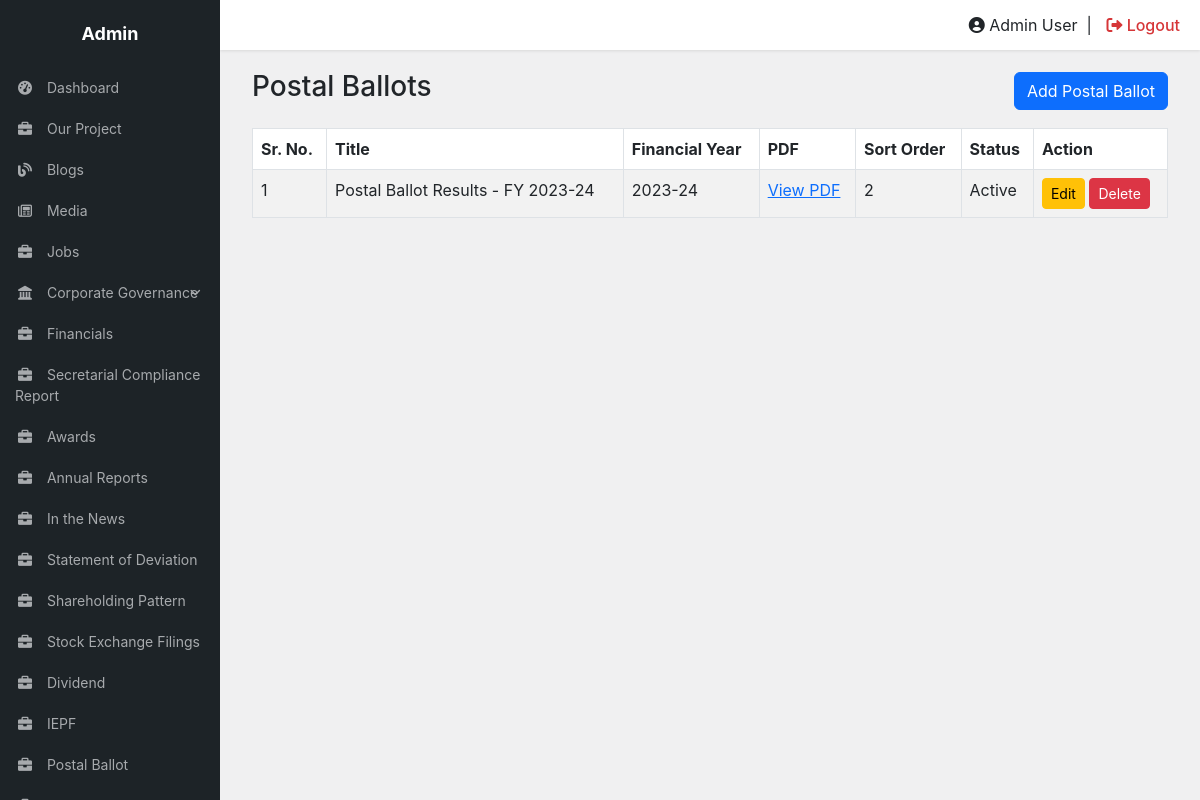
The app's page /crm/postal-ballot/ (signed in) with its own data.
### tables this page shows
CREATE TABLE `postal_ballots` (
  `id` int(11) NOT NULL,
  `title` varchar(255) NOT NULL,
  `pdf_file` varchar(500) DEFAULT NULL,
  `financial_year` varchar(20) NOT NULL,
  `sort_order` int(11) DEFAULT '0',
  `status` tinyint(1) DEFAULT '1',
  `created_at` timestamp NOT NULL DEFAULT CURRENT_TIMESTAMP,
  `updated_at` timestamp NOT NULL DEFAULT CURRENT_TIMESTAMP ON UPDATE CURRENT_TIMESTAMP
);

### crm/postal-ballot/form_helpers.php (called while the page is built, shortened)
<?php
function e($value): string {
    return htmlspecialchars((string)$value, ENT_QUOTES, 'UTF-8');
}

### crm/postal-ballot/index.php (the view, shortened to what this page needs)
<?php
require_once __DIR__ . '/../../dbc.php';
$result = $conn->query("SELECT id, title, financial_year, pdf_file, sort_order, status FROM postal_ballots ORDER BY financial_year DESC, sort_order ASC, id ASC");
$rows = [];
if ($result) while ($row = $result->fetch_assoc()) $rows[] = $row;
include __DIR__ . '/../includes/header.php';
?>
<div class="container-fluid">
    <div class="d-flex justify-content-between align-items-center mb-3">
        <h3>Postal Ballots</h3>
        <a href="add.php" class="btn btn-primary">Add Postal Ballot</a>
    </div>
    <div class="table-responsive">
        <table class="table table-bordered table-striped">
            <thead><tr><th>Sr. No.</th><th>Title</th><th>Financial Year</th><th>PDF</th><th>Sort Order</th><th>Status</th><th>Action</th></tr></thead>
            <tbody>
            <?php if ($rows): foreach ($rows as $i => $row): ?>
                <tr>
                    <td><?= $i + 1 ?></td>
                    <td><?= e($row['title']) ?></td>
                    <td><?= e($row['financial_year']) ?></td>
                    <td><?php if ($row['pdf_file']): ?><a href="/ajmera/<?= e(ltrim($row['pdf_file'], '/')) ?>" target="_blank" rel="noopener">View PDF</a><?php else: ?>—<?php endif; ?></td>
                    <td><?= (int)$row['sort_order'] ?></td>
                    <td><?= (int)$row['status'] === 1 ? 'Active' : 'Inactive' ?></td>
                    <td class="text-nowrap">
                        <a href="edit.php?id=<?= (int)$row['id'] ?>" class="btn btn-sm btn-warning">Edit</a>
                        <form method="post" action="delete.php" class="d-inline" onsubmit="return confirm('Delete this postal ballot record?');">
                            <button type="submit" class="btn btn-sm btn-danger">Delete</button>
                        </form>
                    </td>
                </tr>
            <?php endforeach; else: ?>
                <tr><td colspan="7" class="text-center">No postal ballot records available.</td></tr>
            <?php endif; ?>
            </tbody>
        </table>
    </div>
</div>
<?php include __DIR__ . '/../includes/footer.php'; ?>

### crm/includes/header.php (style rules this page uses)
body { background-color: #f0f0f1; font-family: -apple-system, BlinkMacSystemFont, "Segoe UI", Roboto, Oxygen-Sans, Ubuntu, Cantarell, "Helvetica Neue", sans-serif; margin: 0; overflow-x: hidden; }

### records on screen
postal_ballots: title "Postal Ballot Results - FY 2023-24", financial_year "2023-24", sort_order "2", status "Active"
